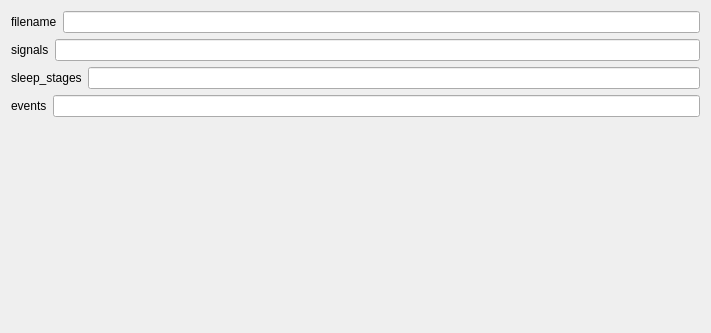
<?xml version="1.0" encoding="UTF-8"?>
<ui version="4.0">
 <class>YasaSettingsView</class>
 <widget class="QWidget" name="YasaSettingsView">
  <property name="styleSheet">
   <string notr="true">font: 12pt &quot;Roboto&quot;;</string>
  </property>
  <property name="geometry">
   <rect>
    <x>0</x>
    <y>0</y>
    <width>711</width>
    <height>333</height>
   </rect>
  </property>
  <property name="windowTitle">
   <string>Form</string>
  </property>
  <layout class="QVBoxLayout" name="verticalLayout">
   <item>
    <layout class="QHBoxLayout" name="filename_horizontalLayout">
     <item>
      <widget class="QLabel" name="filename_label">
       <property name="text">
        <string>filename</string>
       </property>
      </widget>
     </item>
     <item>
      <widget class="QLineEdit" name="filename_lineedit"/>
     </item>
    </layout>
   </item><item>
    <layout class="QHBoxLayout" name="signals_horizontalLayout">
     <item>
      <widget class="QLabel" name="signals_label">
       <property name="text">
        <string>signals</string>
       </property>
      </widget>
     </item>
     <item>
      <widget class="QLineEdit" name="signals_lineedit"/>
     </item>
    </layout>
   </item><item>
    <layout class="QHBoxLayout" name="sleep_stages_horizontalLayout">
     <item>
      <widget class="QLabel" name="sleep_stages_label">
       <property name="text">
        <string>sleep_stages</string>
       </property>
      </widget>
     </item>
     <item>
      <widget class="QLineEdit" name="sleep_stages_lineedit"/>
     </item>
    </layout>
   </item><item>
    <layout class="QHBoxLayout" name="events_horizontalLayout">
     <item>
      <widget class="QLabel" name="events_label">
       <property name="text">
        <string>events</string>
       </property>
      </widget>
     </item>
     <item>
      <widget class="QLineEdit" name="events_lineedit"/>
     </item>
    </layout>
   </item>
   <item>
    <spacer name="verticalSpacer">
     <property name="orientation">
      <enum>Qt::Vertical</enum>
     </property>
     <property name="sizeHint" stdset="0">
      <size>
       <width>20</width>
       <height>40</height>
      </size>
     </property>
    </spacer>
   </item>
  </layout>
 </widget>
 <resources>
  <include location="../../../../snooz-toolbox/src/main/python/ui/themes/themes.qrc"/>
 </resources>
 <connections/>
 </ui>
